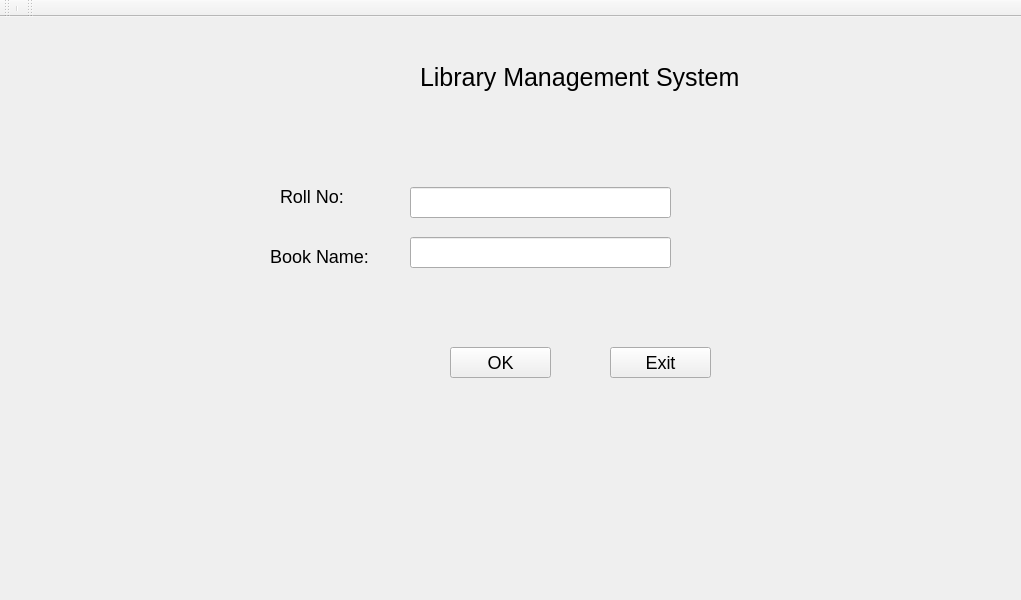
<?xml version="1.0" encoding="UTF-8"?>
<ui version="4.0">
 <class>MainWindow</class>
 <widget class="QMainWindow" name="MainWindow">
  <property name="geometry">
   <rect>
    <x>0</x>
    <y>0</y>
    <width>1021</width>
    <height>600</height>
   </rect>
  </property>
  <property name="windowTitle">
   <string>MainWindow</string>
  </property>
  <widget class="QWidget" name="centralwidget">
   <widget class="QLabel" name="label">
    <property name="geometry">
     <rect>
      <x>420</x>
      <y>40</y>
      <width>341</width>
      <height>41</height>
     </rect>
    </property>
    <property name="styleSheet">
     <string notr="true">QLabel{
font-size: 25px;
}</string>
    </property>
    <property name="text">
     <string>Library Management System</string>
    </property>
   </widget>
   <widget class="QLabel" name="label_2">
    <property name="geometry">
     <rect>
      <x>280</x>
      <y>170</y>
      <width>66</width>
      <height>18</height>
     </rect>
    </property>
    <property name="styleSheet">
     <string notr="true">QLabel{
font-size: 18px;
}</string>
    </property>
    <property name="text">
     <string>Roll No:</string>
    </property>
   </widget>
   <widget class="QLabel" name="label_3">
    <property name="geometry">
     <rect>
      <x>270</x>
      <y>230</y>
      <width>121</width>
      <height>18</height>
     </rect>
    </property>
    <property name="styleSheet">
     <string notr="true">QLabel{
font-size: 18px;
}</string>
    </property>
    <property name="text">
     <string>Book Name:</string>
    </property>
   </widget>
   <widget class="QLineEdit" name="lineEdit">
    <property name="geometry">
     <rect>
      <x>410</x>
      <y>170</y>
      <width>261</width>
      <height>31</height>
     </rect>
    </property>
    <property name="styleSheet">
     <string notr="true">QLineEdit{
font-size: 20px;
}</string>
    </property>
   </widget>
   <widget class="QLineEdit" name="lineEdit_2">
    <property name="geometry">
     <rect>
      <x>410</x>
      <y>220</y>
      <width>261</width>
      <height>31</height>
     </rect>
    </property>
    <property name="styleSheet">
     <string notr="true">QLineEdit{
font-size: 20px;
}</string>
    </property>
   </widget>
   <widget class="QPushButton" name="pushButton">
    <property name="geometry">
     <rect>
      <x>450</x>
      <y>330</y>
      <width>101</width>
      <height>31</height>
     </rect>
    </property>
    <property name="styleSheet">
     <string notr="true">QPushButton{
font-size: 18px;
}</string>
    </property>
    <property name="text">
     <string>OK</string>
    </property>
   </widget>
   <widget class="QPushButton" name="pushButton_2">
    <property name="geometry">
     <rect>
      <x>610</x>
      <y>330</y>
      <width>101</width>
      <height>31</height>
     </rect>
    </property>
    <property name="styleSheet">
     <string notr="true">QPushButton{
font-size: 18px;
}</string>
    </property>
    <property name="text">
     <string>Exit</string>
    </property>
   </widget>
  </widget>
  <widget class="QMenuBar" name="menubar">
   <property name="geometry">
    <rect>
     <x>0</x>
     <y>0</y>
     <width>1021</width>
     <height>23</height>
    </rect>
   </property>
  </widget>
  <widget class="QToolBar" name="toolBar">
   <property name="windowTitle">
    <string>toolBar</string>
   </property>
   <attribute name="toolBarArea">
    <enum>TopToolBarArea</enum>
   </attribute>
   <attribute name="toolBarBreak">
    <bool>false</bool>
   </attribute>
   <addaction name="separator"/>
  </widget>
  <widget class="QToolBar" name="toolBar_2">
   <property name="windowTitle">
    <string>toolBar_2</string>
   </property>
   <attribute name="toolBarArea">
    <enum>TopToolBarArea</enum>
   </attribute>
   <attribute name="toolBarBreak">
    <bool>false</bool>
   </attribute>
  </widget>
 </widget>
 <resources/>
 <connections/>
</ui>
